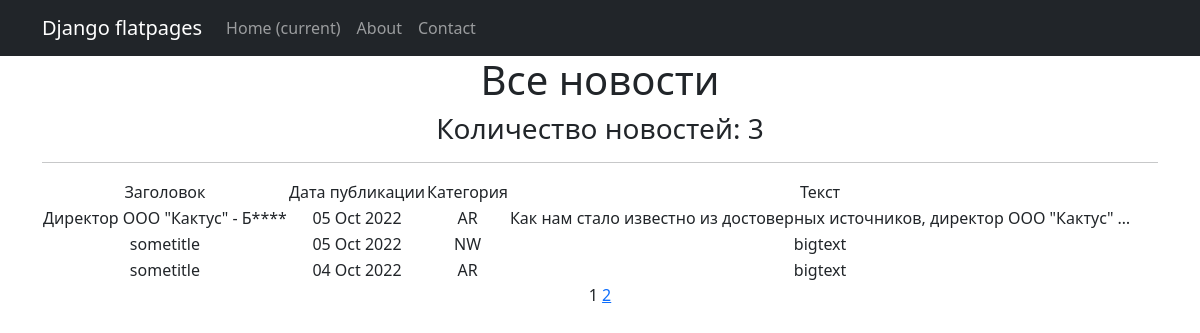
Before: /news/ with the older database file.
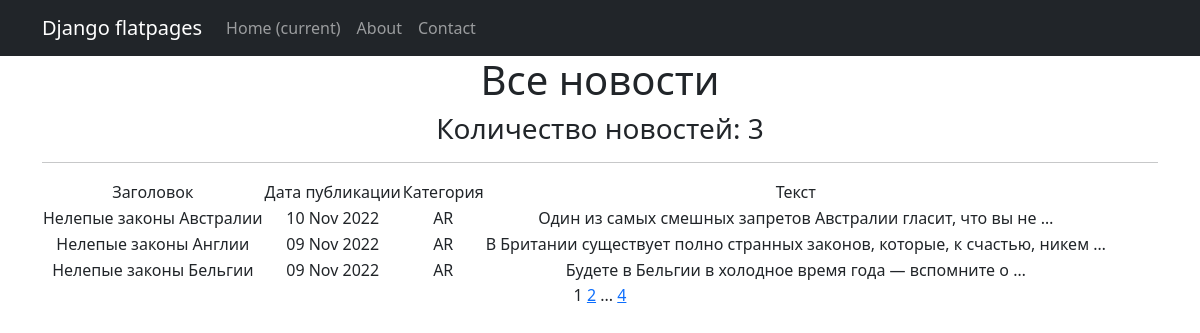
After: the same page with the newer database file.
### newsapp/models.py (models this page shows, shortened)
class Post(models.Model):
    author = models.ForeignKey(Author, on_delete=models.CASCADE)
    NEWS = 'NW'
    ARTICLE = 'AR'
    CATEGORY_CHOICES = (
        (NEWS, 'Новость'),
        (ARTICLE, 'Статья')
    )
    categoryType = models.CharField(max_length=2, choices=CATEGORY_CHOICES, default=ARTICLE)
    dateCreation = models.DateTimeField(auto_now_add=True)
    postCategory = models.ManyToManyField(Category, through="PostCategory")
    title = models.CharField(max_length=128)
    text = models.TextField()
    rating = models.SmallIntegerField(default=0)

### newsapp/views.py (the view)
# urls.py: path('', PostsList.as_view(), name='post_list'),
class PostsList(ListView):
    model = Post
    ordering = '-dateCreation'
    template_name = 'news.html'
    context_object_name = 'news'
    paginate_by = 3
    def get_context_data(self, **kwargs):
        context = super().get_context_data(**kwargs)
        context['time_now'] = datetime.utcnow()
        context['number_of_news'] = "Количество новостей:"
        return context

### newsapp/templatetags/custom_filters.py (called while the page is built)
@register.filter()
def censor(value):
   bad_words = ('редиска', 'баран', 'моргалы')
   if not isinstance(value, str):
      raise TypeError(f"unresolved type '{type(value)}' expected  type 'str'")
   for word in value.split():
      if word.lower().strip(',') in bad_words:
         value = value.replace(word, f"{word[0]}{'*' * (len(word) - 1)}")
   return value

### newsapp/templatetags/custom_tags.py (called while the page is built)
@register.simple_tag(takes_context=True)
def url_replace(context, **kwargs):
   d = context['request'].GET.copy()
   for k, v in kwargs.items():
       d[k] = v
   return d.urlencode()

### templates/news.html (shortened to what this page needs)
{% extends 'flatpages/default.html' %}
{% load custom_filters %}
{% load custom_tags %}
{% block content %}
<h1>Все новости</h1>
<h3> {{ number_of_news|default_if_none:"Количество новостей:" }} {{ news|length }} </h3>
<hr>
{% if news %}
       <table>
           <tr>
               <td>Заголовок</td>
               <td>Дата публикации</td>
               <td>Категория</td>
               <td>Текст</td>
           </tr>
         {% for news in news %}
         <tr>
            <td>{{ news.title|censor }}</td>
            <td>{{ news.dateCreation|date:'d M Y'}}</td>
            <td>{{ news.categoryType }}</td>
            <td>{{ news.text|truncatewords:10|censor }}</td>
             <td>
                </td>
         </tr>
         {% endfor %}
      </table>
   {% else %}
      <h2>Новостей нет!</h2>
   {% endif %}
{{ page_obj.number }}
{% if page_obj.has_next %}
       <a href="?{% url_replace page=page_obj.next_page_number %}">{{ page_obj.next_page_number }}</a>
       {% if paginator.num_pages != page_obj.next_page_number %}
           ...
           <a href="?{% url_replace page=page_obj.paginator.num_pages %}">{{ page_obj.paginator.num_pages }}</a>
       {% endif %}
{% endif %}
{% endblock content %}

Changed rows visible on the page:
no longer on this page (row edited): Post: title|censor "Директор ООО \"Кактус\" - Б****", dateCreation "05 Oct 2022", categoryType "AR", text|censor "Как нам стало известно из достоверных источников, директор ООО \"Кактус\" …"
no longer on this page (row edited): Post: title|censor "sometitle", dateCreation "05 Oct 2022", categoryType "NW", text|censor "bigtext"
no longer on this page (row edited): Post: title|censor "sometitle", dateCreation "04 Oct 2022", categoryType "AR", text|censor "bigtext"
added Post: title|censor "Нелепые законы Австралии", dateCreation "10 Nov 2022", categoryType "AR", text|censor "Один из самых смешных запретов Австралии гласит, что вы не …"
added Post: title|censor "Нелепые законы Англии", dateCreation "09 Nov 2022", categoryType "AR", text|censor "В Британии существует полно странных законов, которые, к счастью, никем …"
added Post: title|censor "Нелепые законы Бельгии", dateCreation "09 Nov 2022", categoryType "AR", text|censor "Будете в Бельгии в холодное время года — вспомните о …"
Other visible differences:
{{ page_obj.paginator.num_pages }}: (not shown) → "4"
